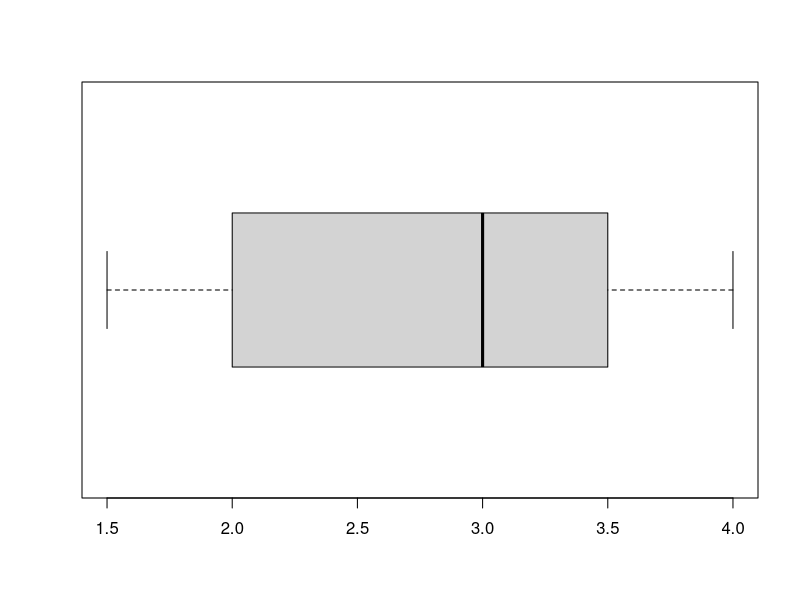

R code for this plot:
#EJERCICIO4
x=c(rep(2,10),rep(1.5,15),rep(2,20),rep(3,25),rep(3.5,25),4)
boxplot(x,horizontal = T)

y=0.252*x-10
round(summary(y),2)
paste("sd(y)=",round(sd(y),2))
round(quantile(y,c(0.01,0.10,0.2,0.35,0.45,0.80,0.90)),2)






